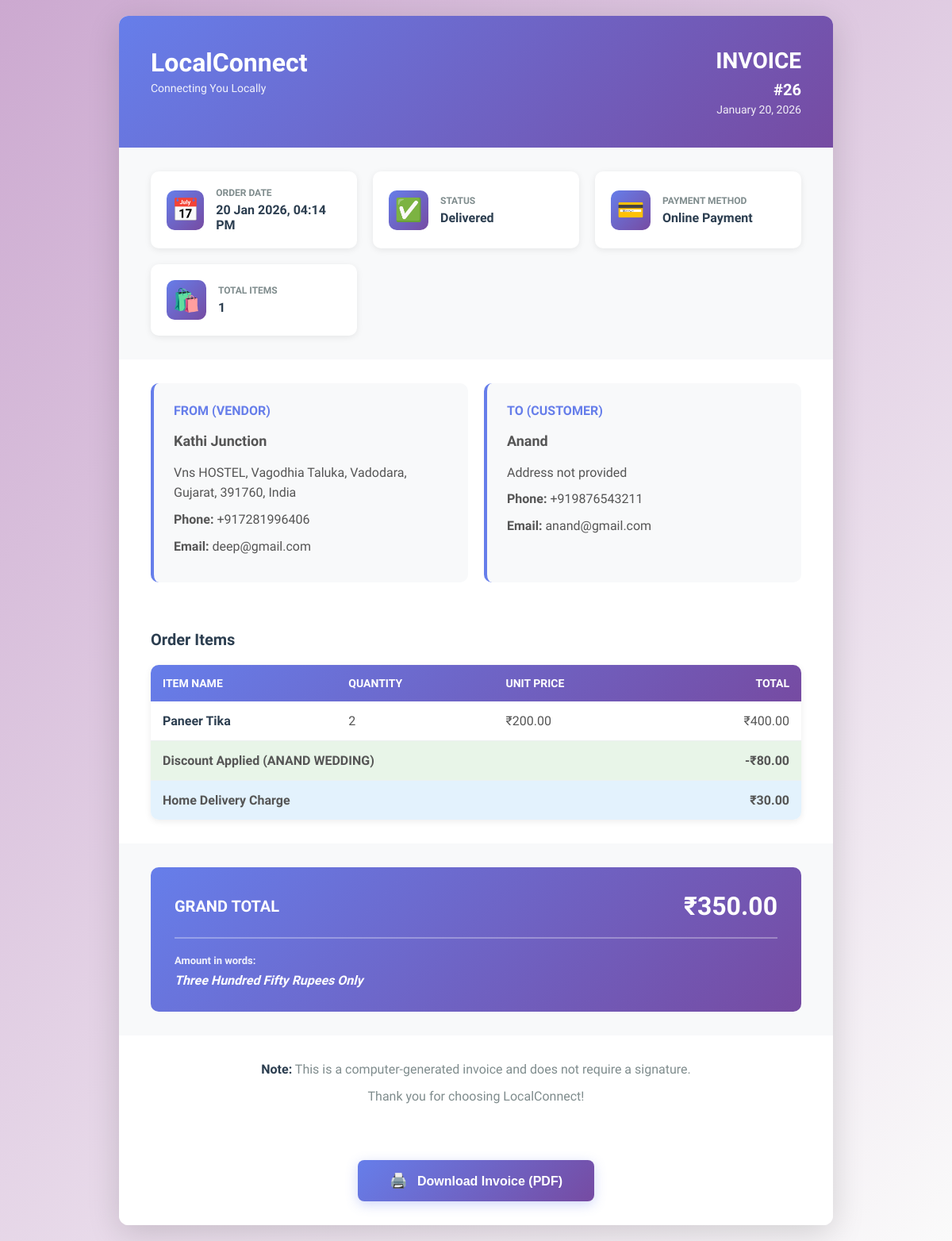
/invoice/26 (signed in), run on the app's committed database.
### models/models.py (models this page shows, shortened)
class Order(db.Model):
    id = db.Column(db.Integer, primary_key=True)
    customer_id = db.Column(db.Integer, db.ForeignKey('customer.id'), nullable=False)
    vendor_id = db.Column(db.Integer, db.ForeignKey('vendor.id'), nullable=True)
    vendor_name = db.Column(db.String(100), nullable=False)
    customer_name = db.Column(db.String(100))
    customer_phone = db.Column(db.String(20))
    items = db.Column(db.Text, nullable=False)
    items_summary = db.Column(db.String(500))
    delivery_type = db.Column(db.String(20), nullable=False)
    payment_type = db.Column(db.String(20), nullable=False)
    total = db.Column(db.Float, nullable=False)
    discount_amount = db.Column(db.Float, default=0)
    offer_title = db.Column(db.String(200))
    status = db.Column(db.String(20), default='Pending')
    order_type = db.Column(db.String(20))
    customer_suggestion = db.Column(db.Text)
    rejection_reason = db.Column(db.Text)
    delivery_location_type = db.Column(db.String(20))  # 'home' or 'current'
    vendor_latitude = db.Column(db.Float)
    vendor_longitude = db.Column(db.Float)
    customer_delivery_latitude = db.Column(db.Float)
    customer_delivery_longitude = db.Column(db.Float)
    created_at = db.Column(db.DateTime, default=datetime.utcnow)
    razorpay_order_id = db.Column(db.String(100))
    razorpay_payment_id = db.Column(db.String(100))
    razorpay_signature = db.Column(db.String(255))
    review_rating = db.Column(db.Integer)
    review_comment = db.Column(db.Text)
    review_date = db.Column(db.DateTime)
    preparing_at = db.Column(db.DateTime)
    out_for_delivery_at = db.Column(db.DateTime)
    ready_at = db.Column(db.DateTime)
    completed_at = db.Column(db.DateTime)
    rejected_at = db.Column(db.DateTime)
    vendor_response = db.Column(db.Text)
    vendor_response_date = db.Column(db.DateTime)
    response_helpful = db.Column(db.Integer, default=0)
    def get_items(self):
        return json.loads(self.items)

class Vendor(db.Model):
    id = db.Column(db.Integer, primary_key=True)
    business_name = db.Column(db.String(100), nullable=False)
    email = db.Column(db.String(120), unique=True, nullable=False)
    business_category = db.Column(db.String(50), nullable=False)
    business_sub_category = db.Column(db.String(50))
    business_address = db.Column(db.String(200), nullable=False)
    phone = db.Column(db.String(20), nullable=False)
    password_hash = db.Column(db.String(128), nullable=False)
    is_open = db.Column(db.Boolean, default=True)
    shop_image = db.Column(db.Text, default='🏪')
    about = db.Column(db.Text)
    category_type = db.Column(db.String(50))
    veg_nonveg = db.Column(db.String(20))
    indoor_seating = db.Column(db.Boolean, default=False)
    outdoor_seating = db.Column(db.Boolean, default=False)
    home_delivery = db.Column(db.Boolean, default=False)
    takeaway = db.Column(db.Boolean, default=False)
    free_wifi = db.Column(db.Boolean, default=False)
    ac = db.Column(db.Boolean, default=False)
    cooler = db.Column(db.Boolean, default=False)
    parking = db.Column(db.String(20))
    other_amenities = db.Column(db.Text)
    opening_time = db.Column(db.String(10))
    closing_time = db.Column(db.String(10))
    latitude = db.Column(db.Float)
    longitude = db.Column(db.Float)
    menu_items = db.relationship('MenuItem', backref='vendor', lazy=True)
    orders = db.relationship('Order', backref='vendor', lazy=True)

class Customer(db.Model):
    id = db.Column(db.Integer, primary_key=True)
    full_name = db.Column(db.String(100), nullable=False)
    email = db.Column(db.String(120), unique=True, nullable=False)
    phone = db.Column(db.String(20), nullable=False)
    password_hash = db.Column(db.String(128), nullable=False)
    address = db.Column(db.String(500))
    city = db.Column(db.String(100))
    state = db.Column(db.String(100))
    pincode = db.Column(db.String(10))
    latitude = db.Column(db.Float)
    longitude = db.Column(db.Float)
    home_latitude = db.Column(db.Float)
    home_longitude = db.Column(db.Float)
    current_latitude = db.Column(db.Float)
    current_longitude = db.Column(db.Float)
    orders = db.relationship('Order', backref='customer', lazy=True)

### app.py (the view)
@app.route('/invoice/<int:order_id>')
@customer_required
def invoice(order_id):
    user_id = session.get('user_id')
    order = Order.query.filter_by(id=order_id, customer_id=user_id).first()
    if not order:
        flash('Order not found', 'error')
        return redirect(url_for('customer_orders'))
    if order.status != 'Completed':
        flash('Invoice is only available for completed orders', 'warning')
        return redirect(url_for('customer_orders'))
    vendor = Vendor.query.get(order.vendor_id)
    customer = Customer.query.get(user_id)
    if not vendor or not customer:
        flash('Unable to generate invoice', 'error')
        return redirect(url_for('customer_orders'))
    items = order.get_items()
    amount_words = amount_to_words(order.total)
    invoice_data = {
        'order': order,
        'vendor': vendor,
        'customer': customer,
        'items': items,
        'amount_words': amount_words,
        'item_count': len(items),
        'invoice_date': datetime.now(IST)
    }
    return render_template('customer/invoice.html', **invoice_data)

### app.py (called while the page is built)
@app.before_request
def make_session_permanent():
    session.permanent = True

@app.before_request
def check_session_validity():
    if (request.endpoint and
        (request.endpoint.startswith('static') or
         request.endpoint in ['sign_in', 'customer_signup', 'vendor_signup', 'home', 'signup_success', 'forgot_password', 'reset_password', 'contact'] or
         request.endpoint.startswith('api.') or
         request.endpoint.startswith('get_vendor'))):
        return
    if request.endpoint and request.endpoint.startswith('api.'):
        return

### templates/customer/invoice.html (shortened to what this page needs)
<!DOCTYPE html>
<html lang="en">
<head>
    <link rel="stylesheet" href="/static/css/customer/invoice.css">
</head>
<body>
    <div class="invoice-container">
        <div class="invoice-header">
            <div class="company-info">
                <h1>LocalConnect</h1>
                <p class="tagline">Connecting You Locally</p>
            </div>
            <div class="invoice-info">
                <h2>INVOICE</h2>
                <p class="invoice-number">#{{ order.id }}</p>
                <p class="invoice-date">{{ order.created_at.strftime('%B %d, %Y') }}</p>
            </div>
        </div>
        <div class="summary-cards">
            <div class="summary-card">
                <div class="card-icon">📅</div>
                <div class="card-content">
                    <p class="card-label">Order Date</p>
                    <p class="card-value">{{ order.created_at.strftime('%d %b %Y, %I:%M %p') }}</p>
                </div>
            </div>
            <div class="summary-card">
                <div class="card-icon">✅</div>
                <div class="card-content">
                    <p class="card-label">Status</p>
                    <p class="card-value">Delivered</p>
                </div>
            </div>
            <div class="summary-card">
                <div class="card-icon">💳</div>
                <div class="card-content">
                    <p class="card-label">Payment Method</p>
                    <p class="card-value">{{ 'Online Payment' if order.payment_type == 'online' else 'Cash on ' +
                        ('Delivery' if order.delivery_type == 'delivery' else 'Pickup') }}</p>
                </div>
            </div>
            <div class="summary-card">
                <div class="card-icon">🛍️</div>
                <div class="card-content">
                    <p class="card-label">Total Items</p>
                    <p class="card-value">{{ item_count }}</p>
                </div>
            </div>
        </div>
        <div class="party-details">
            <div class="party-card vendor-card">
                <h3>From (Vendor)</h3>
                <div class="party-info">
                    <p class="party-name">{{ vendor.business_name }}</p>
                    <p>{{ vendor.business_address }}</p>
                    <p><strong>Phone:</strong> {{ vendor.phone }}</p>
                    <p><strong>Email:</strong> {{ vendor.email }}</p>
                </div>
            </div>
            <div class="party-card customer-card">
                <h3>To (Customer)</h3>
                <div class="party-info">
                    <p class="party-name">{{ customer.full_name }}</p>
                    {% if customer.address %}
                    <p>{{ customer.address }}{% if customer.city %}, {{ customer.city }}{% endif %}</p>
                    {% if customer.state or customer.pincode %}
                    <p>{% if customer.state %}{{ customer.state }}{% endif %}{% if customer.pincode %} - {{
                        customer.pincode }}{% endif %}</p>
                    {% endif %}
                    {% else %}
                    <p>Address not provided</p>
                    {% endif %}
                    <p><strong>Phone:</strong> {{ customer.phone }}</p>
                    <p><strong>Email:</strong> {{ customer.email }}</p>
                </div>
            </div>
        </div>
        <div class="items-section">
            <h3>Order Items</h3>
            <table class="items-table">
                <thead>
                    <tr>
                        <th>Item Name</th>
                        <th>Quantity</th>
                        <th>Unit Price</th>
                        <th>Total</th>
                    </tr>
                </thead>
                <tbody>
                    {% for item in items %}
                    <tr>
                        <td>
                            <span class="item-name">{{ item.name }}</span>
                        </td>
                        <td>{{ item.qty }}</td>
                        <td>₹{{ "%.2f"|format(item.price) }}</td>
                        <td>₹{{ "%.2f"|format(item.price * item.qty) }}</td>
                    </tr>
                    {% endfor %}
                    {% if order.discount_amount and order.discount_amount > 0 %}
                    <tr class="discount-row">
                        <td colspan="3">
                            <span class="discount-label">Discount Applied ({{ order.offer_title or 'Special Offer' }})</span>
                        </td>
                        <td class="discount-amount">-₹{{ "%.2f"|format(order.discount_amount) }}</td>
                    </tr>
                    {% endif %}
                    {% if order.delivery_type == 'delivery' %}
                    <tr class="delivery-row">
                        <td colspan="3">
                            <span class="delivery-label">Home Delivery Charge</span>
                        </td>
                        <td class="delivery-amount">₹30.00</td>
                    </tr>
                    {% endif %}
                </tbody>
            </table>
        </div>
        <div class="total-section">
            <div class="total-card">
                <div class="total-row grand-total">
                    <span class="total-label">Grand Total</span>
                    <span class="total-amount">₹{{ "%.2f"|format(order.total) }}</span>
                </div>
                <div class="amount-words">
                    <p>Amount in words:</p>
                    <p class="words-text">{{ amount_words }}</p>
                </div>
            </div>
        </div>
        <div class="invoice-footer">
            <div class="footer-note">
                <p><strong>Note:</strong> This is a computer-generated invoice and does not require a signature.</p>
                <p>Thank you for choosing LocalConnect!</p>
            </div>
        </div>
        <div class="print-button-container no-print">
            <button onclick="window.print()" class="print-btn">
                <span>🖨️</span> Download Invoice (PDF)
            </button>
        </div>
    </div>
</body>
</html>

### data on the page
Order: id "26", created_at "January 20, 2026", created_at "20 Jan 2026, 04:14 PM", payment_type "Online Payment", offer_title "ANAND WEDDING", discount_amount "80.00", total "350.00"
Vendor: business_name "Kathi Junction", business_address "Vns HOSTEL, Vagodhia Taluka, Vadodara, Gujarat, 391760, India", phone "+917281996406", email "deep@gmail.com"
Customer: full_name "Anand", phone "+919876543211", email "anand@gmail.com"

### other printed values
{{ item_count }} "1"
{{ item.name }} "Paneer Tika"
{{ item.qty }} "2"
{{ "%.2f"|format(item.price) }} "200.00"
{{ "%.2f"|format(item.price * item.qty) }} "400.00"
{{ amount_words }} "Three Hundred Fifty Rupees Only"
